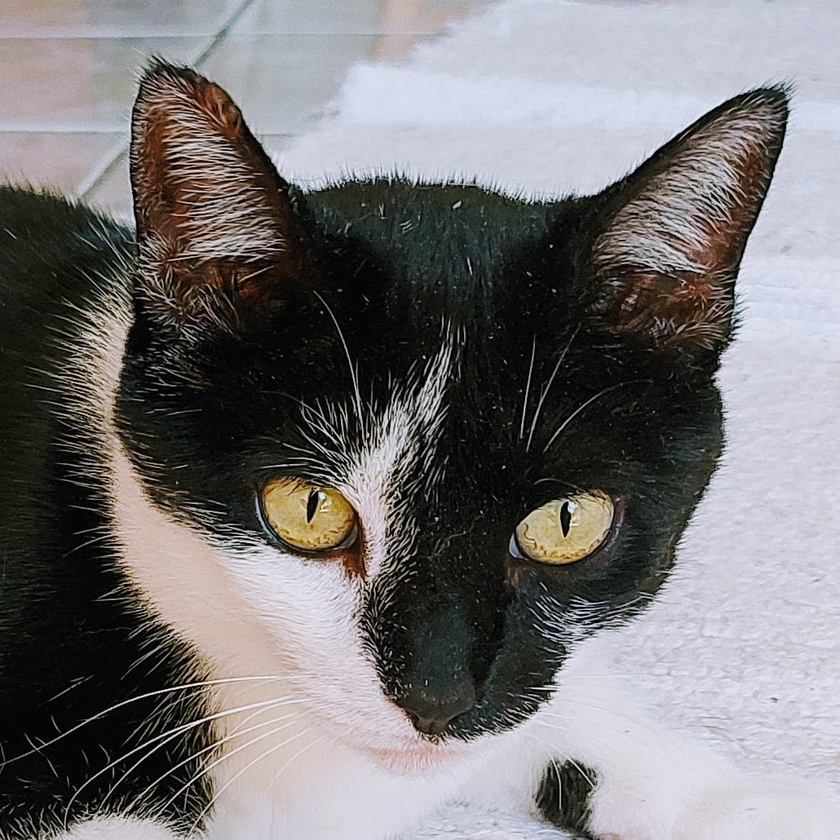
#> input picture img/convs/fifits.jpg, 840 x 840 px, shrunk from 1030 x 1030 before the run
$ python fundamentacao-conv.py
#> lines starting #> are read from the running program, lines starting #| are printed output that depends on the picture
import os
import cv2
import numpy as np
import fileinput
from random import seed
from random import random
import math

def convolve2D(image, kernel, padding=0, strides=1):
    # Cross Correlation
    kernel = np.flipud(np.fliplr(kernel))

    # Gather Shapes of Kernel + Image + Padding
    xKernShape = kernel.shape[0]
    yKernShape = kernel.shape[1]
    xImgShape = image.shape[0]
    yImgShape = image.shape[1]

    # Shape of Output Convolution
    xOutput = int(((xImgShape - xKernShape + 2 * padding) / strides) + 1)
    yOutput = int(((yImgShape - yKernShape + 2 * padding) / strides) + 1)
    output = np.zeros((xOutput, yOutput))

    # Apply Equal Padding to All Sides
    if padding != 0:
        imagePadded = np.zeros((image.shape[0] + padding*2, image.shape[1] + padding*2))
        imagePadded[int(padding):int(-1 * padding), int(padding):int(-1 * padding)] = image
        print(imagePadded)
    else:
        imagePadded = image

    # Iterate through image
    for y in range(image.shape[1]):
        # Exit Convolution
        if y > image.shape[1] - yKernShape:
            break
        # Only Convolve if y has gone down by the specified Strides
        if y % strides == 0:
            for x in range(image.shape[0]):
                # Go to next row once kernel is out of bounds
                if x > image.shape[0] - xKernShape:
                    break
                try:
                    # Only Convolve if x has moved by the specified Strides
                    if x % strides == 0:
                        output[x, y] = (kernel * imagePadded[x: x + xKernShape, y: y + yKernShape]).sum()
                except:
                    break

    return output

def processImage(image):
#> called with image = 'fifits.jpg'
  image = cv2.imread(image)
#> image is the input picture: shape (840, 840, 3); mean B, G, R 117.9, 117, 119.2
  image = cv2.cvtColor(src=image, code=cv2.COLOR_BGR2GRAY)
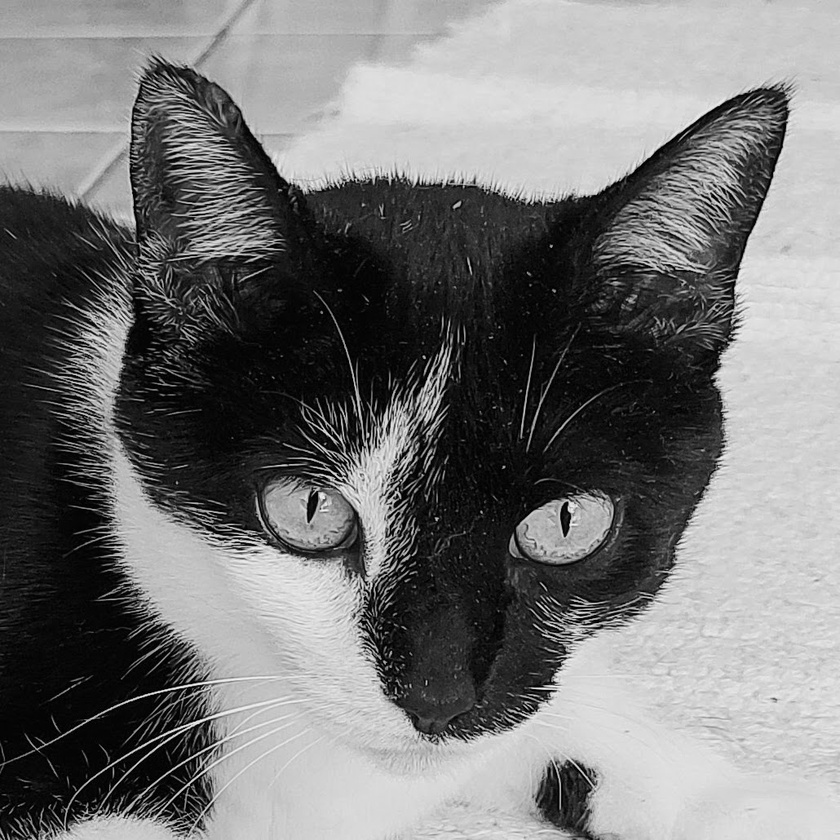
#> image: shape (840, 840); min 0, max 250, mean 117.8
  return image


if __name__ == '__main__':
    # Grayscale Image
    image = processImage('fifits.jpg')

    kernel = np.array([[1, 0, -1], [0, 0, 0], [-1, 0, 1]])
    output = convolve2D(image, kernel, padding=2)
#> in convolve2D, `imagePadded[int(padding):int(-1 * padding), int(padding):int(-1 * padd..`:
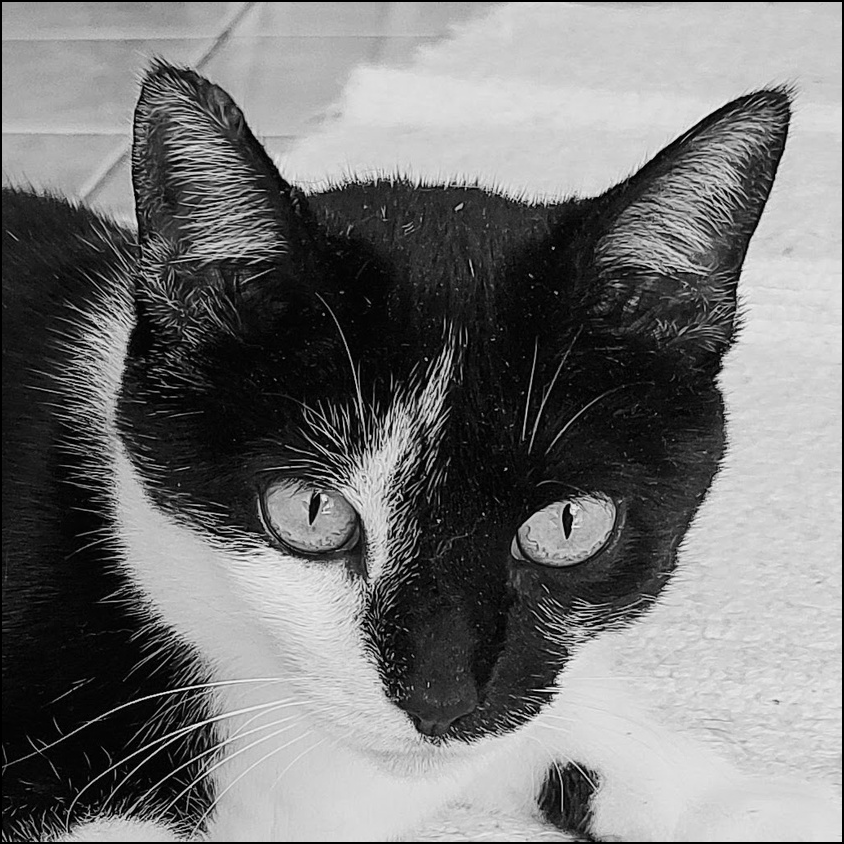
#> imagePadded: shape (844, 844) float64; min 0, max 250, mean 116.6
#> (printed output is left out)
#> after the loop in convolve2D, `for y in range(image.shape[1]):`:
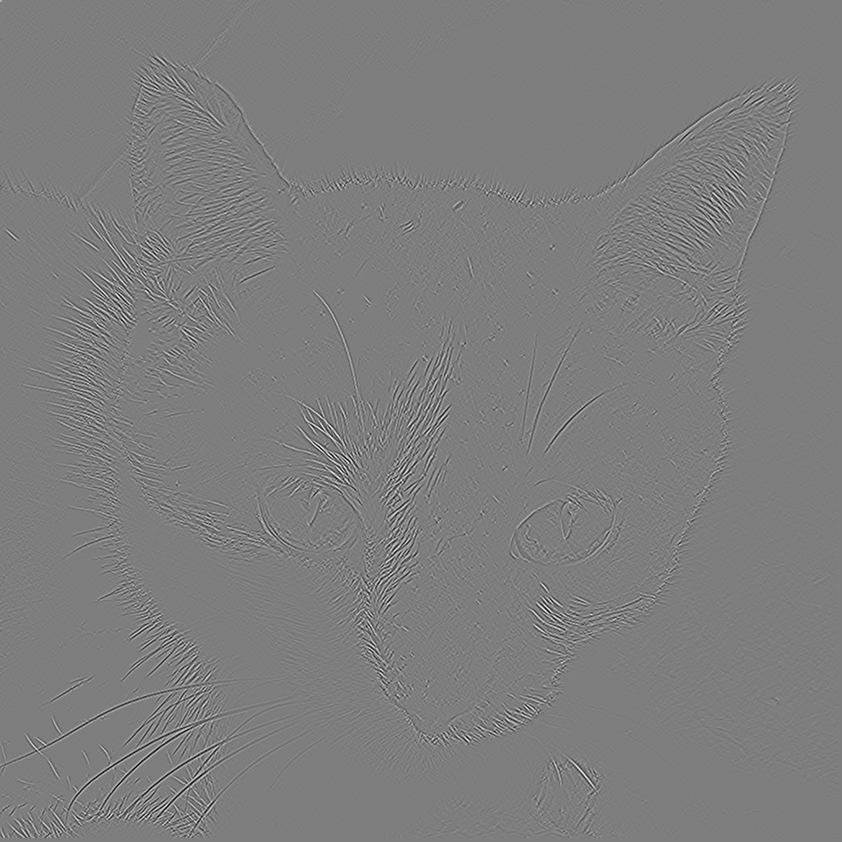
#> output: shape (842, 842) float64; min -426, max 436, mean 0; drawn with min black and max white
    cv2.imwrite('edge1.jpg', output)
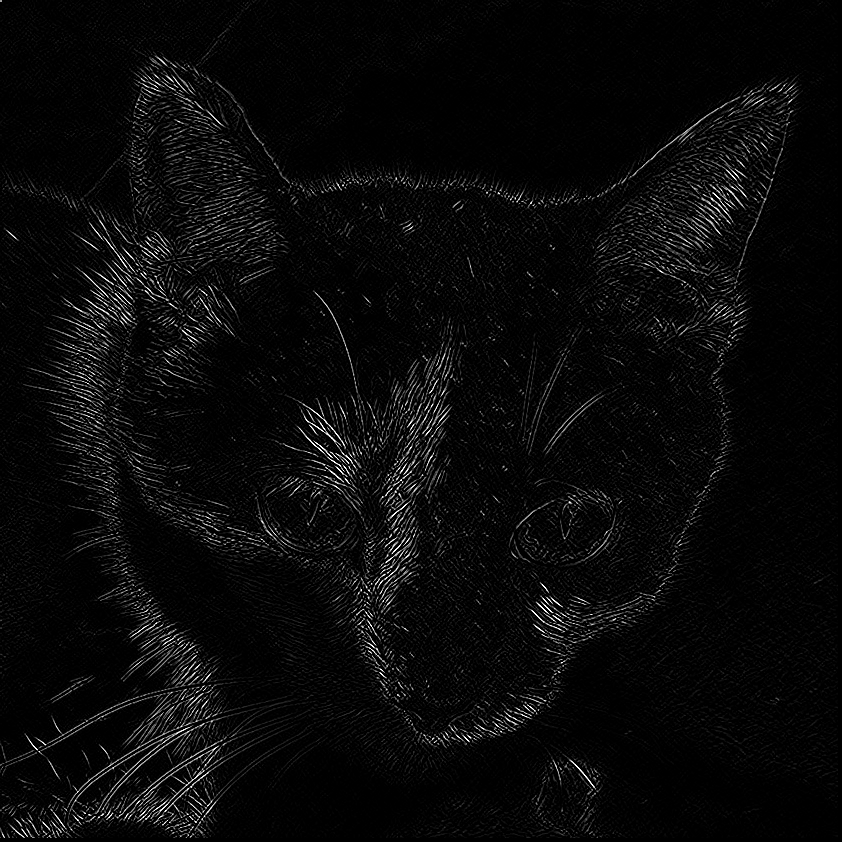
#> saved as edge1.jpg: shape (842, 842); min 0, max 255, mean 9.8

    kernel = np.array([[-1, -1, -1], [-1, 8, -1], [-1, -1, -1]])
    output = convolve2D(image, kernel, padding=2)
#> (printed output is left out)
    cv2.imwrite('edge2.jpg', output)
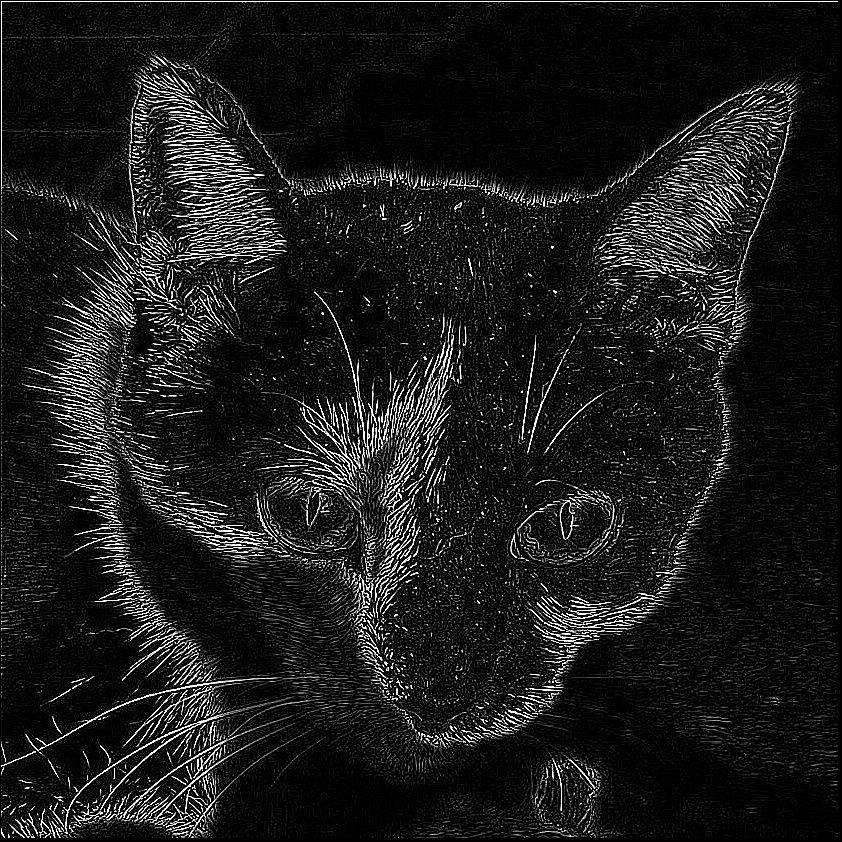
#> saved as edge2.jpg: shape (842, 842); min 0, max 255, mean 25.8

    kernel = (1/16)*np.array([[1, 2, 1], [2, 4, 2], [1, 2, 1]])
    output = convolve2D(image, kernel, padding=2)
#> call 3 of convolve2D, with kernel = array of shape (3, 3), padding = 2, strides = 1
#> (printed output is left out)
#> after the loop in convolve2D (call 3), `for y in range(image.shape[1]):`:
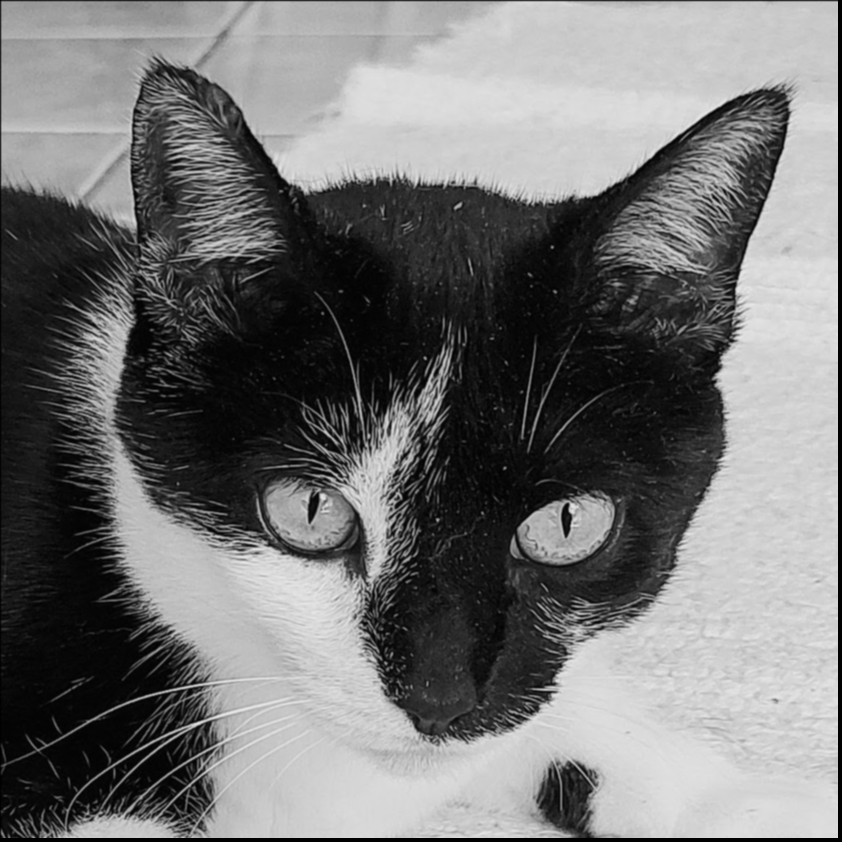
#> output: shape (842, 842) float64; min 0, max 231.5, mean 115.8
    cv2.imwrite('blur.jpg', output)

$ run again, with img/convs/2DConvolved.jpg copied over img/convs/fifits.jpg
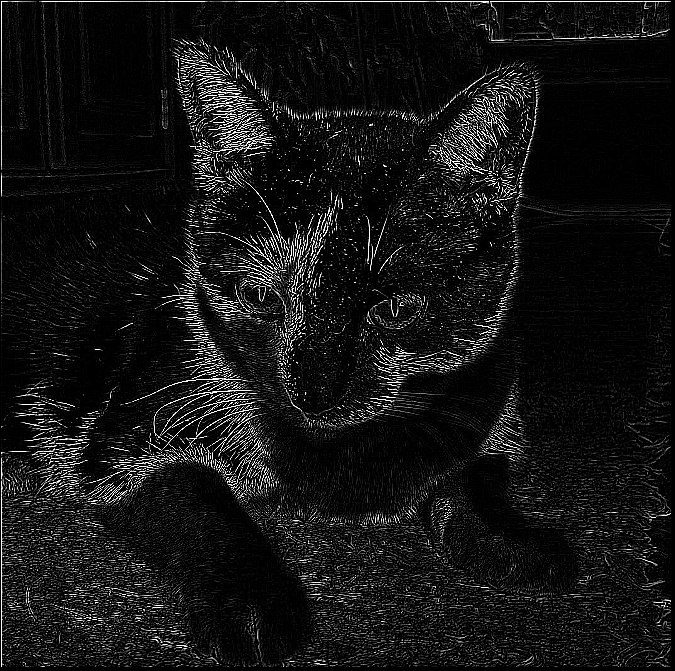
#> input picture img/convs/2DConvolved.jpg, 675 x 671 px
#> in processImage, image is the input picture: shape (671, 675, 3); min 0, max 255, mean 20.6
#> image: shape (671, 675)
#> (printed output is left out)
#> (printed output is left out)
#> after the loop in convolve2D (call 2), `for y in range(image.shape[1]):`:
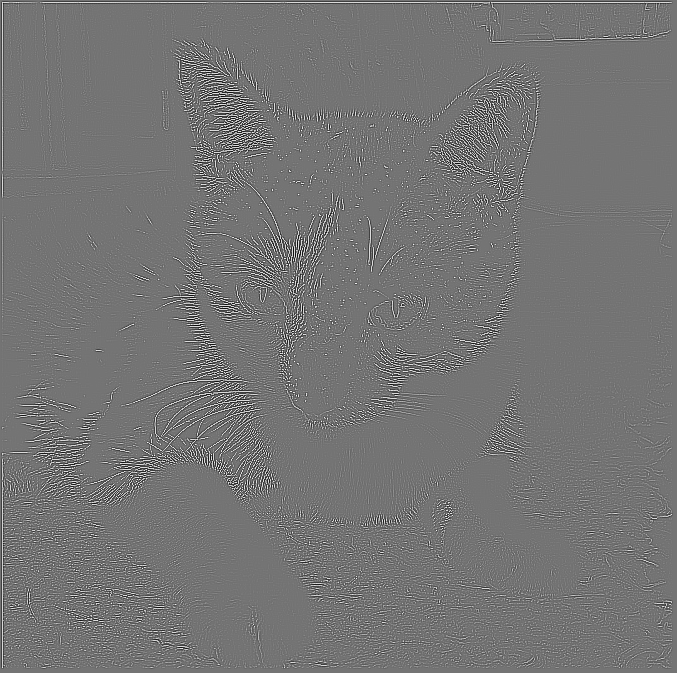
#> output: shape (673, 677) float64; min -1716, max 2038, mean 0; drawn with min black and max white
#> (printed output is left out)
#> after the loop in convolve2D (call 3), `for y in range(image.shape[1]):`:
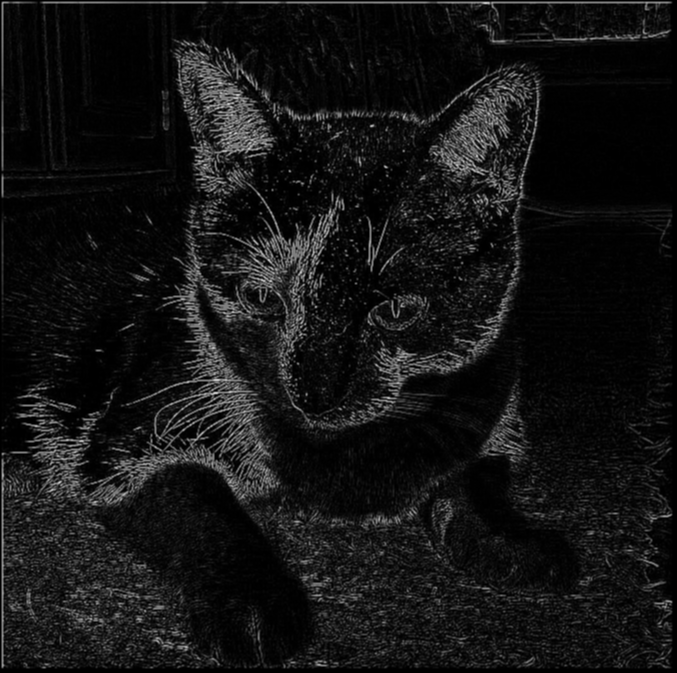
#> output: shape (673, 677) float64; min 0, max 203.6, mean 20.4
